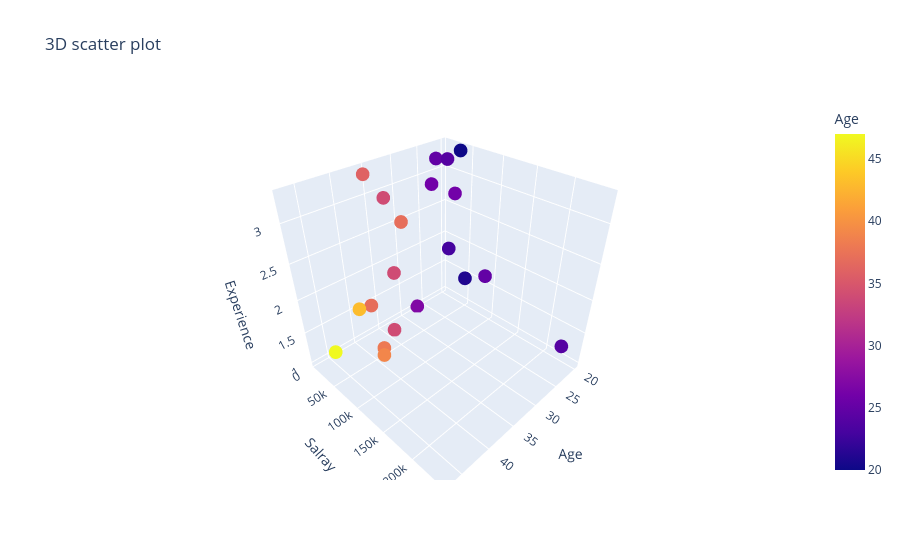

The notebook cell this image was saved under:
### Code cell
fig

### Figure 1 — Plotly figure (JSON) as saved in the notebook; plotly's stock layout.template omitted (floating-point values rounded to 4 significant figures)
{"data": [{"hovertemplate": "Age=%{marker.color}<br>Salray=%{y}<br>Experience=%{z}<extra></extra>", "legendgroup": "", "marker": {"color": [34, 23, 34, 24, 36, 27, 25, 37, 47, 25, 38, 43, 26, 37, 24, 39, 34, 26, 21, 20], "coloraxis": "coloraxis", "symbol": "circle"}, "mode": "markers", "name": "", "scene": "scene", "showlegend": false, "type": "scatter3d", "x": [34, 23, 34, 24, 36, 27, 25, 37, 47, 25, 38, 43, 26, 37, 24, 39, 34, 26, 21, 20], "y": [25000, 40000, 24434, 242453, 12445, 6544, 123454, 87600, 56000, 34000, 45000, 65400, 34576, 12098, 45565, 56000, 34000, 76000, 56987, 34876], "z": [1.0, 2.0, 3.0, 1.5, 3.3, 1.0, 2.0, 3.0, 1.5, 3.3, 1.0, 2.0, 3.0, 1.5, 3.3, 1.0, 2.0, 3.0, 1.5, 3.3]}], "layout": {"coloraxis": {"colorbar": {"title": {"text": "Age"}}, "colorscale": [[0, "#0d0887"], [0.1111, "#46039f"], [0.2222, "#7201a8"], [0.3333, "#9c179e"], [0.4444, "#bd3786"], [0.5556, "#d8576b"], [0.6667, "#ed7953"], [0.7778, "#fb9f3a"], [0.8889, "#fdca26"], [1, "#f0f921"]]}, "legend": {"tracegroupgap": 0}, "scene": {"domain": {"x": [0, 1], "y": [0, 1]}, "xaxis": {"title": {"text": "Age"}}, "yaxis": {"title": {"text": "Salray"}}, "zaxis": {"title": {"text": "Experience"}}}, "title": {"text": "3D scatter plot"}}}
